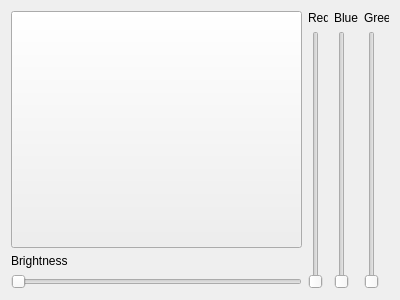
<?xml version="1.0" encoding="UTF-8"?>
<ui version="4.0">
 <class>ColorPicker</class>
 <widget class="QWidget" name="ColorPicker">
  <property name="geometry">
   <rect>
    <x>0</x>
    <y>0</y>
    <width>400</width>
    <height>300</height>
   </rect>
  </property>
  <property name="windowTitle">
   <string>Form</string>
  </property>
  <layout class="QHBoxLayout" name="horizontalLayout">
   <item>
    <layout class="QVBoxLayout" name="verticalLayout_4">
     <item>
      <widget class="QPushButton" name="ColorButton">
       <property name="sizePolicy">
        <sizepolicy hsizetype="Minimum" vsizetype="Expanding">
         <horstretch>0</horstretch>
         <verstretch>0</verstretch>
        </sizepolicy>
       </property>
       <property name="minimumSize">
        <size>
         <width>0</width>
         <height>0</height>
        </size>
       </property>
       <property name="text">
        <string/>
       </property>
      </widget>
     </item>
     <item>
      <widget class="QLabel" name="label_5">
       <property name="maximumSize">
        <size>
         <width>16777215</width>
         <height>20</height>
        </size>
       </property>
       <property name="text">
        <string>Brightness</string>
       </property>
      </widget>
     </item>
     <item>
      <widget class="QSlider" name="brightnessSlider">
       <property name="maximum">
        <number>255</number>
       </property>
       <property name="orientation">
        <enum>Qt::Horizontal</enum>
       </property>
      </widget>
     </item>
    </layout>
   </item>
   <item>
    <layout class="QVBoxLayout" name="verticalLayout">
     <item>
      <widget class="QLabel" name="label">
       <property name="maximumSize">
        <size>
         <width>20</width>
         <height>16777215</height>
        </size>
       </property>
       <property name="text">
        <string>Red</string>
       </property>
      </widget>
     </item>
     <item>
      <widget class="QSlider" name="redSlider">
       <property name="maximum">
        <number>255</number>
       </property>
       <property name="orientation">
        <enum>Qt::Vertical</enum>
       </property>
      </widget>
     </item>
    </layout>
   </item>
   <item>
    <layout class="QVBoxLayout" name="verticalLayout_3">
     <item>
      <widget class="QLabel" name="label_3">
       <property name="maximumSize">
        <size>
         <width>25</width>
         <height>16777215</height>
        </size>
       </property>
       <property name="text">
        <string>Blue</string>
       </property>
      </widget>
     </item>
     <item>
      <widget class="QSlider" name="blueSlider">
       <property name="maximum">
        <number>255</number>
       </property>
       <property name="orientation">
        <enum>Qt::Vertical</enum>
       </property>
      </widget>
     </item>
    </layout>
   </item>
   <item>
    <layout class="QVBoxLayout" name="verticalLayout_2">
     <item>
      <widget class="QLabel" name="label_2">
       <property name="maximumSize">
        <size>
         <width>25</width>
         <height>16777215</height>
        </size>
       </property>
       <property name="text">
        <string>Green</string>
       </property>
      </widget>
     </item>
     <item>
      <widget class="QSlider" name="greenSlider">
       <property name="maximum">
        <number>255</number>
       </property>
       <property name="orientation">
        <enum>Qt::Vertical</enum>
       </property>
      </widget>
     </item>
    </layout>
   </item>
  </layout>
 </widget>
 <resources/>
 <connections/>
</ui>
